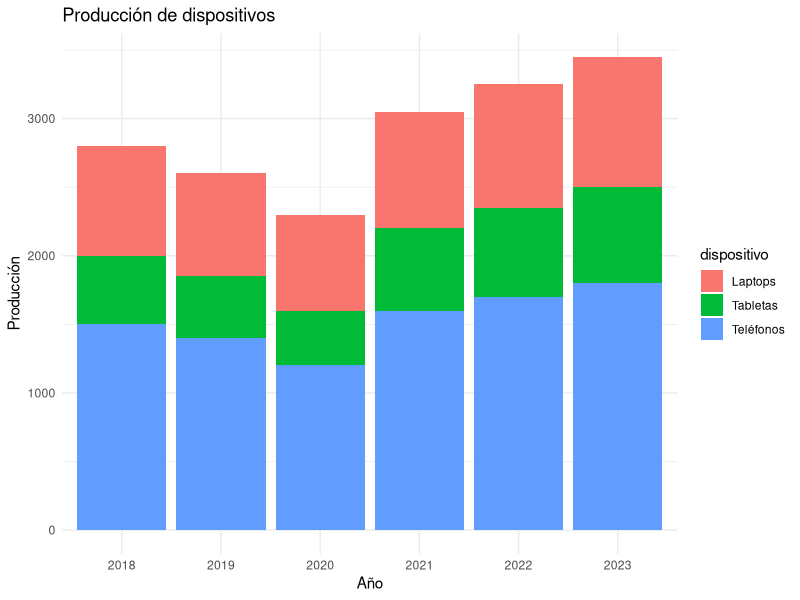
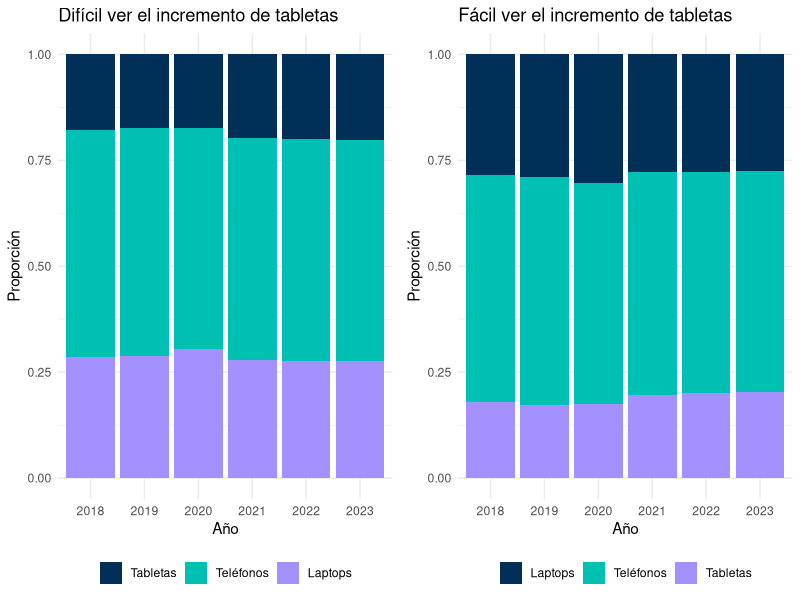
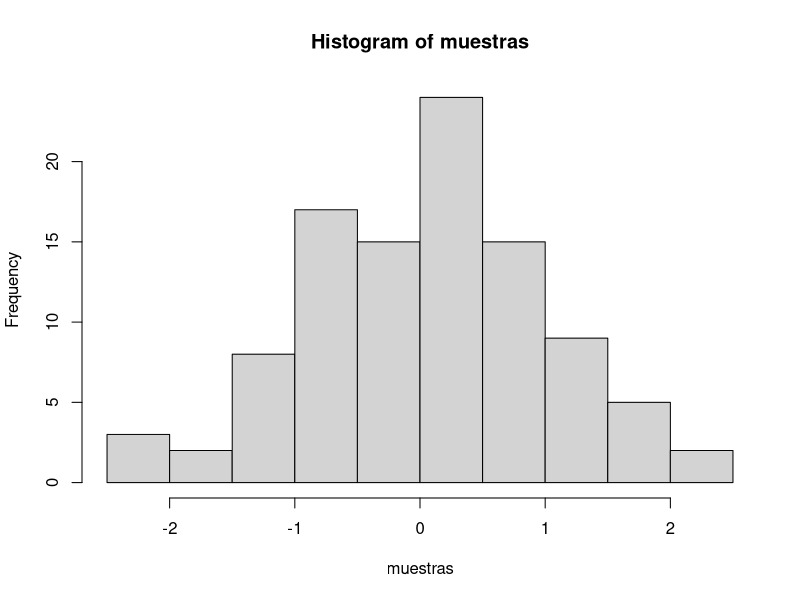

Write R code to recreate these figures, in order.
## ---- chunk 1
library(ggplot2)

datos <- data.frame(
  anio = rep(2018:2023, each = 3),
  dispositivo = rep(c("Tabletas", "Teléfonos", "Laptops"), times = 6),
  produccion = c(500, 1500, 800, 450, 1400, 750, 400, 1200, 700, 600, 1600, 850, 650, 1700, 900, 700, 1800, 950)
)

ggplot(datos, aes(x = factor(anio), y = produccion, fill = dispositivo)) +
  geom_bar(stat = "identity") +
  labs(title = "Producción de dispositivos", x = "Año", y = "Producción") +
  theme_minimal()
## ---- chunk 2
library(ggplot2)
library(gridExtra)

# Paleta de colores basada en la imagen proporcionada
colores <- c("#003057", "#00BFB3", "#A590FF", "#FFAC00", "#5FA48C", "#E600A9")

datos <- data.frame(
  anio = rep(2018:2023, each = 3),
  dispositivo = rep(c("Tabletas", "Teléfonos", "Laptops"), times = 6),
  produccion = c(500, 1500, 800, 450, 1400, 750, 400, 1200, 700, 600, 1600, 850, 650, 1700, 900, 700, 1800, 950)
)

datos2 <- datos
datos2$dispositivo <- factor(datos2$dispositivo, levels = c("Tabletas", "Teléfonos", "Laptops"))

datos3 <- datos
datos3$dispositivo <- factor(datos3$dispositivo, levels = c("Laptops", "Teléfonos", "Tabletas"))

g1 <- ggplot(datos2, aes(x = factor(anio), y = produccion, fill = dispositivo)) +
  geom_bar(stat = "identity", position = "fill") +
  scale_fill_manual(values = colores) +
  labs(title = "Difícil ver el incremento de tabletas", x = "Año", y = "Proporción") +
  theme_minimal()+
  theme(legend.position = "bottom", legend.title = element_blank())

g2 <- ggplot(datos3, aes(x = factor(anio), y = produccion, fill = dispositivo)) +
  geom_bar(stat = "identity", position = "fill") +
  scale_fill_manual(values = colores) +
  labs(title = "Fácil ver el incremento de tabletas", x = "Año", y = "Proporción") +
  theme_minimal()+
  theme(legend.position = "bottom", legend.title = element_blank())

grid.arrange(g1, g2, ncol = 2)
## ---- chunk 3
muestras <- rnorm(100, mean=0, sd=1)
hist(muestras)
